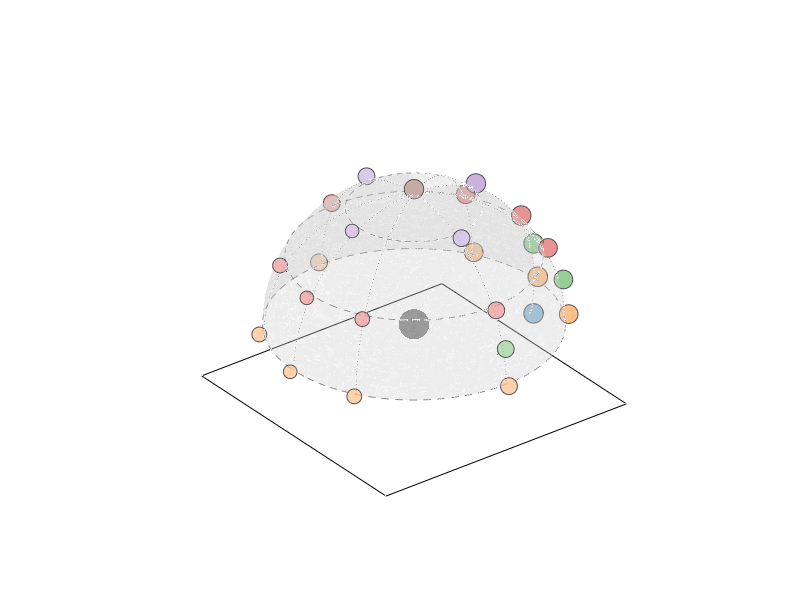

Write MATLAB code to recreate this figure.
close all
clear all
clc

%colorhex = {'ff7f0e','d62728', '9467bd','8c564b','2ca02c','1f77b4'};

% Use ligher colors for better readability
colorhex = {'ffbf86','ea9393', 'c9b3de','c5aaa5','95cf95','8fbbd9'};
for cc = 1 : size(colorhex,2)
    color(cc,:) = sscanf(colorhex{cc},'%2x%2x%2x',[1 3])/255;
end


figure
for horlayers = [0 30 60]
    azi = [0:360];
    ele = horlayers*1.05*ones(size(azi));
    [x,y,z] = sph2cart(azi*pi/180,ele*pi/180,ones(size(azi)));
    plot3(x,y,z,'--','Color',0.5*[1 1 1])
    hold on
end

% for vertlayers = [0 -30 -90]
%     if vertlayers == 0
%         ele = [-15:30];
%     else
%         ele = [0:30];
%     end
%     azi = vertlayers*ones(size(ele))
%     [x,y,z] = sph2cart(azi*pi/180,ele*pi/180,ones(size(azi)));
%     plot3(x,y,z,':','Color',0.5*[1 1 1])
% end

for vertlayers = [0 -30 -90 30 90 150 -150 180]
    if vertlayers == 0
        ele = [-15:90];
    else
        ele = [0:90];
    end
    azi = vertlayers*ones(size(ele))
    [x,y,z] = sph2cart(azi*pi/180,ele*pi/180,ones(size(azi)));
    plot3(x,y,z,':','Color',0.5*[1 1 1])
end



azi = [0 30 90 150 180 -150 -90 -30 0 30 90 150 180 -150 -90 -30 0 90 180 -90 0 -90 -30 0 0]
ele = [0 0 0 0 0 0 0 0 30 30 30 30 30 30 30 30 60 60 60 60 90 15 15 15 -15]
[x,y,z] = sph2cart(azi*pi/180,ele*pi/180,1.03*ones(size(azi)));
col = [1 1 1 1 1 1 1 1 2 2 2 2 2 2 2 2 3 3 3 3 4 5 5 5 6]


for ii = 1 : size(x,2)
    if abs(azi(ii))<90
        alpha = 1;
    else
        alpha = 0.7;
    end
    scatter3(x(ii),y(ii),z(ii),100+100*(180-abs(azi(ii)))/180,'o','MarkerEdgeColor',0.3*[1 1 1],'MarkerFaceColor',color(col(ii),:),'markerfacealpha',alpha)
    (180-abs(azi(ii)))/180
    text(x(ii),y(ii),z(ii),num2str(ii),'HorizontalAlignment','center','VerticalAlignment','middle')
end
view(100,4)

fill3([-1 1 1 -1],[-1 -1 1 1],[-0.5 -0.5 -0.5 -0.5],'w') 


[X,Y,Z] = sphere(100);

surf(0.1*X,0.1*Y,0.1*Z,'EdgeColor','none','FaceColor',0.5*[1 1 1],'FaceAlpha',1)
%surf(0.2*X,0.2*Y,0.2*Z-0.3,'EdgeColor','none','FaceColor',0.5*[1 1 1],'FaceAlpha',1)

surf(X,Y,abs(Z),'EdgeColor','none','FaceColor',0.8*[1 1 1],'FaceAlpha',0.2)
% fill3(X(:),Y(:),Z(:),0.8*[1 1 1],'EdgeColor','none','FaceAlpha',0.1)


plot3([0 0.11 0],[0.11 0 -0.11],[0 0 0],'k','LineWidth',4)
axis equal
axis off
print('-dpng','-r600','layout3d.png')